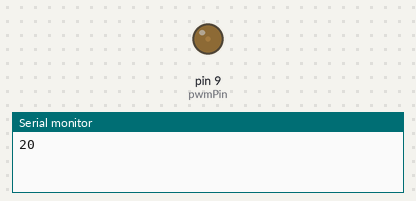
The sketch below on a simulated Arduino Uno, built with avr-gcc and run on an emulated ATmega328P. Parts: output pins drawn as LEDs (lit = HIGH), the last lines printed to the serial monitor.

Above: at 0.1 s.
At 6.1 s:
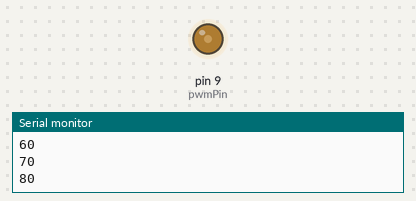
At 12.1 s:
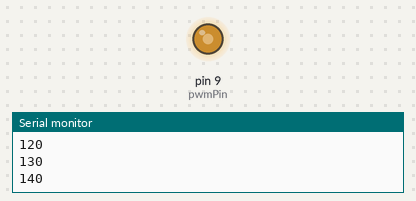
At 24.1 s:
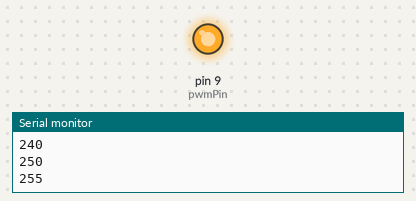
Timing chart, 0 to 25.6 s (numbered marks = the images above):
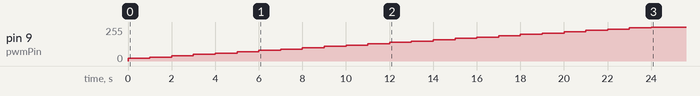

The sketch:

Fan.ino
```cpp
int pwmPin = 9;      // digital pin 9
int pwmVal = 10;

void setup()
{
  pinMode(pwmPin, OUTPUT);   // sets the pin as output
  Serial.begin(9600);
}

void loop()
{


  if(pwmVal < 255)
{
   //pwmVal += 10;
    pwmVal=min(pwmVal, 245); pwmVal += 10;
    analogWrite(pwmPin, pwmVal);
         //pwmVal += 10;
         Serial.print(pwmVal);  // Print red value
         Serial.print("\n");    // Print a tab
}
else
{
   pwmVal = 255;
      Serial.print('at max high');  // Print red value
         Serial.print("\n");    // Print a tab
}


  delay(1000);
}
```

Measured:
- by itself, pin 9 (pwmPin): moves from 0/255 to 255/255 over 24.0 s
